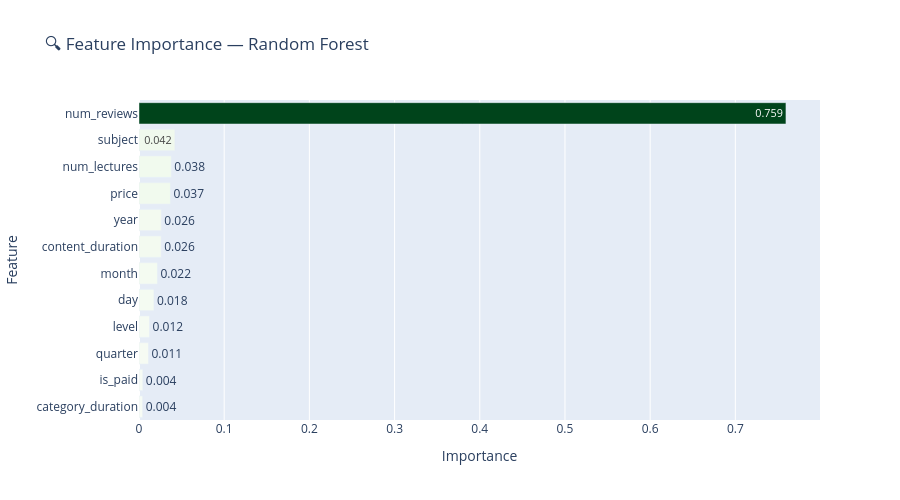

The code cell stored with this chart in its notebook:
### Markdown cell above
## 1️⃣1️⃣ Feature Importance — Random Forest

### Code cell
importance_df = pd.DataFrame({
    'Feature':    X.columns,
    'Importance': rf_model.feature_importances_
}).sort_values('Importance', ascending=True)

fig = px.bar(
    importance_df, x='Importance', y='Feature',
    orientation='h',
    title='🔍 Feature Importance — Random Forest',
    color='Importance', color_continuous_scale='Greens',
    text=importance_df['Importance'].round(3)
)
fig.update_layout(height=500, coloraxis_showscale=False)
fig.show()

print("\n💡 Top 3 most important features:")
top3 = importance_df.nlargest(3, 'Importance')['Feature'].values
for i, f in enumerate(top3, 1):
    print(f"   {i}. {f}")

### Figure 1 — Plotly figure (JSON) as saved in the notebook; plotly's stock layout.template omitted (floating-point values rounded to 4 significant figures)
{"data": [{"hovertemplate": "Importance=%{marker.color}<br>Feature=%{y}<br>text=%{text}<extra></extra>", "legendgroup": "", "marker": {"color": [0.004308, 0.00449, 0.0111, 0.01235, 0.01754, 0.02163, 0.02602, 0.02619, 0.03688, 0.03798, 0.0421, 0.7594], "coloraxis": "coloraxis", "pattern": {"shape": ""}}, "name": "", "orientation": "h", "showlegend": false, "text": [0.004, 0.004, 0.011, 0.012, 0.018, 0.022, 0.026, 0.026, 0.037, 0.038, 0.042, 0.759], "textposition": "auto", "type": "bar", "x": [0.004308, 0.00449, 0.0111, 0.01235, 0.01754, 0.02163, 0.02602, 0.02619, 0.03688, 0.03798, 0.0421, 0.7594], "xaxis": "x", "y": ["category_duration", "is_paid", "quarter", "level", "day", "month", "content_duration", "year", "price", "num_lectures", "subject", "num_reviews"], "yaxis": "y"}], "layout": {"barmode": "relative", "coloraxis": {"colorbar": {"title": {"text": "Importance"}}, "colorscale": [[0, "rgb(247,252,245)"], [0.125, "rgb(229,245,224)"], [0.25, "rgb(199,233,192)"], [0.375, "rgb(161,217,155)"], [0.5, "rgb(116,196,118)"], [0.625, "rgb(65,171,93)"], [0.75, "rgb(35,139,69)"], [0.875, "rgb(0,109,44)"], [1, "rgb(0,68,27)"]], "showscale": false}, "height": 500, "legend": {"tracegroupgap": 0}, "title": {"text": "🔍 Feature Importance — Random Forest"}, "xaxis": {"anchor": "y", "domain": [0, 1], "title": {"text": "Importance"}}, "yaxis": {"anchor": "x", "domain": [0, 1], "title": {"text": "Feature"}}}}
